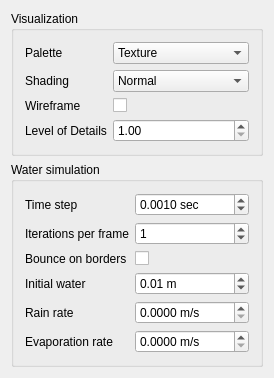
<?xml version="1.0" encoding="UTF-8"?>
<ui version="4.0">
 <class>ParameterDock</class>
 <widget class="QDockWidget" name="ParameterDock">
  <property name="geometry">
   <rect>
    <x>0</x>
    <y>0</y>
    <width>254</width>
    <height>352</height>
   </rect>
  </property>
  <property name="windowTitle">
   <string>Parameters</string>
  </property>
  <widget class="QWidget" name="widget">
   <layout class="QVBoxLayout" name="verticalLayout">
    <item>
     <widget class="QGroupBox" name="visuGroupBox">
      <property name="title">
       <string>Visualization</string>
      </property>
      <layout class="QFormLayout" name="formLayout">
       <item row="1" column="0">
        <widget class="QLabel" name="paletteLabel">
         <property name="text">
          <string>Palette</string>
         </property>
        </widget>
       </item>
       <item row="1" column="1">
        <widget class="QComboBox" name="paletteComboBox">
         <item>
          <property name="text">
           <string>Texture</string>
          </property>
         </item>
         <item>
          <property name="text">
           <string>White</string>
          </property>
         </item>
         <item>
          <property name="text">
           <string>DEM Screen</string>
          </property>
         </item>
         <item>
          <property name="text">
           <string>Environment</string>
          </property>
         </item>
        </widget>
       </item>
       <item row="2" column="0">
        <widget class="QLabel" name="shadingLabel">
         <property name="text">
          <string>Shading</string>
         </property>
        </widget>
       </item>
       <item row="2" column="1">
        <widget class="QComboBox" name="shadingComboBox">
         <item>
          <property name="text">
           <string>Normal</string>
          </property>
         </item>
         <item>
          <property name="text">
           <string>Uniform Light Basic</string>
          </property>
         </item>
         <item>
          <property name="text">
           <string>Uniform Light</string>
          </property>
         </item>
         <item>
          <property name="text">
           <string>Directional Light</string>
          </property>
         </item>
         <item>
          <property name="text">
           <string>Slope</string>
          </property>
         </item>
        </widget>
       </item>
       <item row="3" column="0">
        <widget class="QLabel" name="wireframeLabel">
         <property name="text">
          <string>Wireframe</string>
         </property>
        </widget>
       </item>
       <item row="3" column="1">
        <widget class="QCheckBox" name="wireframeCheckBox">
         <property name="text">
          <string/>
         </property>
        </widget>
       </item>
       <item row="4" column="0">
        <widget class="QLabel" name="lodLabel">
         <property name="text">
          <string>Level of Details</string>
         </property>
        </widget>
       </item>
       <item row="4" column="1">
        <widget class="QDoubleSpinBox" name="lodDoubleSpinBox">
         <property name="minimum">
          <double>1.000000000000000</double>
         </property>
         <property name="maximum">
          <double>128.000000000000000</double>
         </property>
         <property name="value">
          <double>1.000000000000000</double>
         </property>
        </widget>
       </item>
      </layout>
     </widget>
    </item>
    <item>
     <widget class="QGroupBox" name="waterGroupBox">
      <property name="title">
       <string>Water simulation</string>
      </property>
      <layout class="QFormLayout" name="formLayout_2">
       <item row="2" column="0">
        <widget class="QLabel" name="bounceBordersLabel">
         <property name="text">
          <string>Bounce on borders</string>
         </property>
        </widget>
       </item>
       <item row="2" column="1">
        <widget class="QCheckBox" name="bounceBordersCheckBox">
         <property name="text">
          <string/>
         </property>
        </widget>
       </item>
       <item row="0" column="0">
        <widget class="QLabel" name="timeStepLabel">
         <property name="text">
          <string>Time step</string>
         </property>
        </widget>
       </item>
       <item row="0" column="1">
        <widget class="QDoubleSpinBox" name="timeStepDoubleSpinBox">
         <property name="suffix">
          <string> sec</string>
         </property>
         <property name="decimals">
          <number>4</number>
         </property>
         <property name="maximum">
          <double>10.000000000000000</double>
         </property>
         <property name="singleStep">
          <double>0.000100000000000</double>
         </property>
         <property name="value">
          <double>0.001000000000000</double>
         </property>
        </widget>
       </item>
       <item row="1" column="0">
        <widget class="QLabel" name="iterationsPerFrameLabel">
         <property name="text">
          <string>Iterations per frame</string>
         </property>
        </widget>
       </item>
       <item row="1" column="1">
        <widget class="QSpinBox" name="iterationsPerFrameSpinBox">
         <property name="maximum">
          <number>100</number>
         </property>
         <property name="value">
          <number>1</number>
         </property>
        </widget>
       </item>
       <item row="3" column="0">
        <widget class="QLabel" name="initialWaterLabel">
         <property name="text">
          <string>Initial water</string>
         </property>
        </widget>
       </item>
       <item row="3" column="1">
        <widget class="QDoubleSpinBox" name="initialWaterDoubleSpin">
         <property name="suffix">
          <string> m</string>
         </property>
         <property name="maximum">
          <double>10.000000000000000</double>
         </property>
         <property name="singleStep">
          <double>0.010000000000000</double>
         </property>
         <property name="value">
          <double>0.010000000000000</double>
         </property>
        </widget>
       </item>
       <item row="4" column="0">
        <widget class="QLabel" name="rainRateLabel">
         <property name="text">
          <string>Rain rate</string>
         </property>
        </widget>
       </item>
       <item row="4" column="1">
        <widget class="QDoubleSpinBox" name="rainRateDoubleSpinBox">
         <property name="suffix">
          <string> m/s</string>
         </property>
         <property name="decimals">
          <number>4</number>
         </property>
         <property name="maximum">
          <double>10.000000000000000</double>
         </property>
         <property name="singleStep">
          <double>0.000100000000000</double>
         </property>
        </widget>
       </item>
       <item row="5" column="0">
        <widget class="QLabel" name="evaporationRateLabel">
         <property name="text">
          <string>Evaporation rate</string>
         </property>
        </widget>
       </item>
       <item row="5" column="1">
        <widget class="QDoubleSpinBox" name="evaporationRateDoubleSpinBox">
         <property name="suffix">
          <string> m/s</string>
         </property>
         <property name="decimals">
          <number>4</number>
         </property>
         <property name="maximum">
          <double>10.000000000000000</double>
         </property>
         <property name="singleStep">
          <double>0.000100000000000</double>
         </property>
         <property name="value">
          <double>0.000000000000000</double>
         </property>
        </widget>
       </item>
      </layout>
     </widget>
    </item>
   </layout>
  </widget>
 </widget>
 <layoutdefault spacing="6" margin="11"/>
 <resources/>
 <connections/>
</ui>
